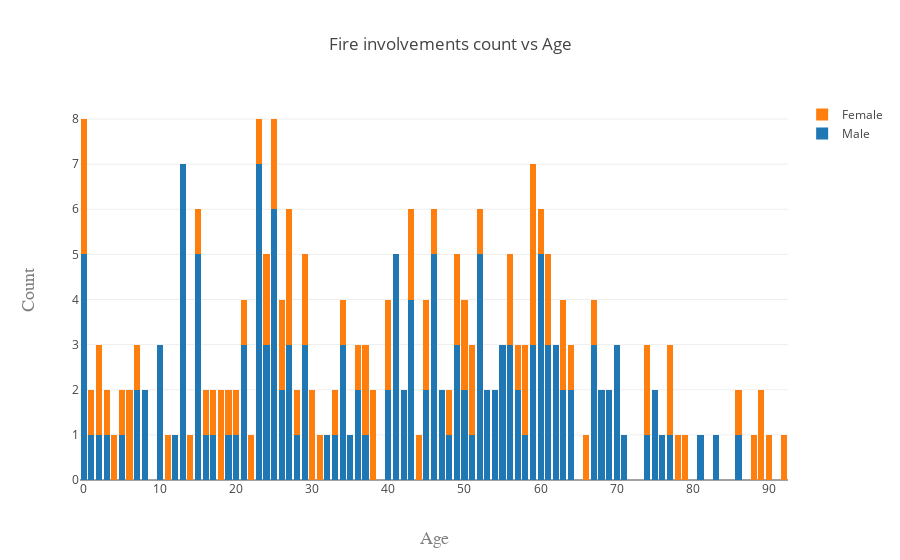

Notebook cell for this chart:
### Code cell
# Create traces
trace0 = go.Bar(
    x = fire_all['age_man'],
    y = fire_all['Frequency'],
    name = 'All'
)
trace1 = go.Bar(
    x = fire_male['age_man'],
    y = fire_male['Frequency'],
    name = 'Male'
)
trace2 = go.Bar(
    x = fire_female['age_man'],
    y = fire_female['Frequency'],
    name = 'Female'
)

data = [trace1, trace2]
layout = go.Layout(
    barmode='stack',
    title='Fire involvements count vs Age',
    xaxis=dict(
        title='Age',
        titlefont=dict(
            family='Courier New, monospace',
            size=18,
            color='#7f7f7f'
        )
    ),
    yaxis=dict(
        title='Count',
        titlefont=dict(
            family='Courier New, monospace',
            size=18,
            color='#7f7f7f'
        )
    )
)

fig = go.Figure(data=data, layout=layout)
py.offline.iplot(fig, filename='grouped-bar')

### Figure 1 — Plotly figure (JSON) as saved in the notebook; plotly's stock layout.template omitted (floating-point values rounded to 4 significant figures)
{"data": [{"name": "Male", "type": "bar", "x": [0, 1, 2, 3, 5, 7, 8, 10, 12, 13, 15, 16, 17, 19, 20, 21, 23, 24, 25, 26, 27, 28, 29, 32, 33, 34, 35, 36, 37, 40, 41, 42, 43, 45, 46, 47, 48, 49, 50, 51, 52, 53, 54, 55, 56, 57, 58, 59, 60, 61, 62, 63, 64, 67, 68, 69, 70, 71, 74, 75, 76, 77, 81, 83, 86], "y": [5, 1, 1, 1, 1, 2, 2, 3, 1, 7, 5, 1, 1, 1, 1, 3, 7, 3, 6, 2, 3, 1, 3, 1, 1, 3, 1, 2, 1, 2, 5, 2, 4, 2, 5, 2, 1, 3, 2, 1, 5, 2, 2, 3, 3, 2, 1, 3, 5, 3, 3, 2, 2, 3, 2, 2, 3, 1, 1, 2, 1, 1, 1, 1, 1]}, {"name": "Female", "type": "bar", "x": [0, 1, 2, 3, 4, 5, 6, 7, 11, 14, 15, 16, 17, 18, 19, 20, 21, 22, 23, 24, 25, 26, 27, 28, 29, 30, 31, 33, 34, 36, 37, 38, 40, 43, 44, 45, 46, 48, 49, 50, 51, 52, 56, 57, 58, 59, 60, 61, 63, 64, 66, 67, 74, 77, 78, 79, 86, 88, 89, 90, 92], "y": [3, 1, 2, 1, 1, 1, 2, 1, 1, 1, 1, 1, 1, 2, 1, 1, 1, 1, 1, 2, 2, 2, 3, 1, 2, 2, 1, 1, 1, 1, 2, 2, 2, 2, 1, 2, 1, 1, 2, 2, 2, 1, 2, 1, 2, 4, 1, 2, 2, 1, 1, 1, 2, 2, 1, 1, 1, 1, 2, 1, 1]}], "layout": {"barmode": "stack", "title": "Fire involvements count vs Age", "xaxis": {"title": "Age", "titlefont": {"color": "#7f7f7f", "family": "Courier New, monospace", "size": 18}}, "yaxis": {"title": "Count", "titlefont": {"color": "#7f7f7f", "family": "Courier New, monospace", "size": 18}}}}
